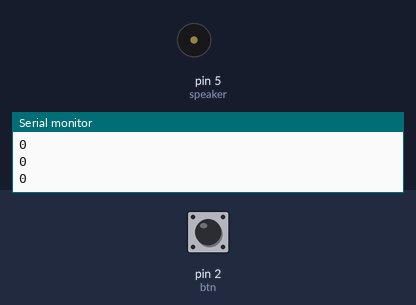
Simulated run of this sketch. Board: Arduino Uno, built with avr-gcc and run on an emulated ATmega328P. Parts: buzzer (waves = sounding), the last lines printed to the serial monitor. The test bench sets the inputs (shaded band); at power-on: pin 2 (btn) LOW.

Above: at 1.2 s.
1.3 s: pin 2 (btn) pulled HIGH for 0.15 s
At 2.7 s:
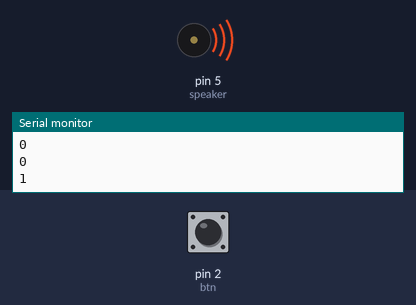
4.4 s: pin 2 (btn) pulled HIGH for 3.2 s
10.6 s: pin 2 (btn) pulled HIGH for 1 s
At 15.3 s:
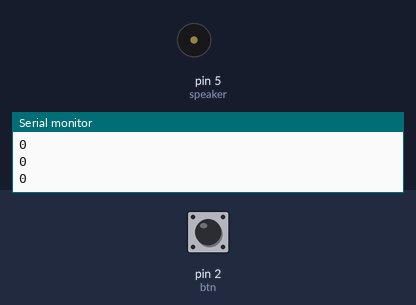
Timing chart, 0 to 16.8 s (numbered marks = the images above; inputs shaded):
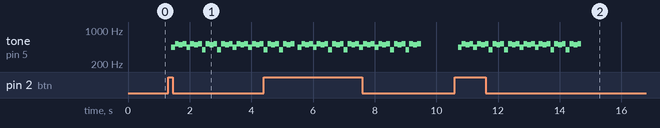

The sketch:

Croft_lab04.ino
```cpp
//Conor Croft

int btn = 2;
int speaker = 5;

//variables for rythym
int tempo= 1000;
int w = tempo;
int h = w/2;
int q = h/2;
int e = q/2;
int s = e/2;

// pitches for C scale
int c4 = 261;
int d4 = 293;
int e4 = 330;
int f4 = 350;
int g4 = 392;
int an4 = 440;
int b4 = 494;
int c5 = 523;

void pacman1(){
 int lineA[]={an4, c5, b4, c5, an4, c5, b4, c5, g4, c5, b4, c5, g4, c5, b4, c5, an4, c5, b4, c5, an4, c5, b4, c5, g4, c5, b4, c5, g4, c5, b4, c5,};
 int lineAR[]= {e, e, e, e, e, e, e, e, e, e, e, e, e, e, e, e, e, e, e, e, e, e, e, e, e, e, e, e, e, e, e, e};

 for(int n=0; n<32; n++){
  tone (speaker, lineA[n], lineAR[n]);
  delay(lineAR[n]);
 }
}


void setup(){
  Serial.begin(9600);
  pinMode(btn, INPUT);
  pinMode(speaker, OUTPUT);
}

void loop(){
 int btnState = digitalRead(btn);
  Serial.println(btnState);
  delay(100);
  //reads if the buttoin is being pushed and starts the song
  if (btnState==1){
     pacman1();
  }
}
```

Measured:
- after the input at 1.3 s, tone on pin 5 (speaker): plays 440 Hz for 0.13 s, 523 Hz for 0.13 s, 494 Hz for 0.13 s, 523 Hz for 0.13 s, 440 Hz for 0.13 s, 523 Hz for 0.13 s … (24 notes in this stretch), starting after 0.10 s
- after the input at 10.6 s, tone on pin 5 (speaker): plays 440 Hz for 0.13 s, 523 Hz for 0.13 s, 494 Hz for 0.13 s, 523 Hz for 0.13 s, 440 Hz for 0.13 s, 523 Hz for 0.13 s … (32 notes in this stretch), starting after 0.10 s
